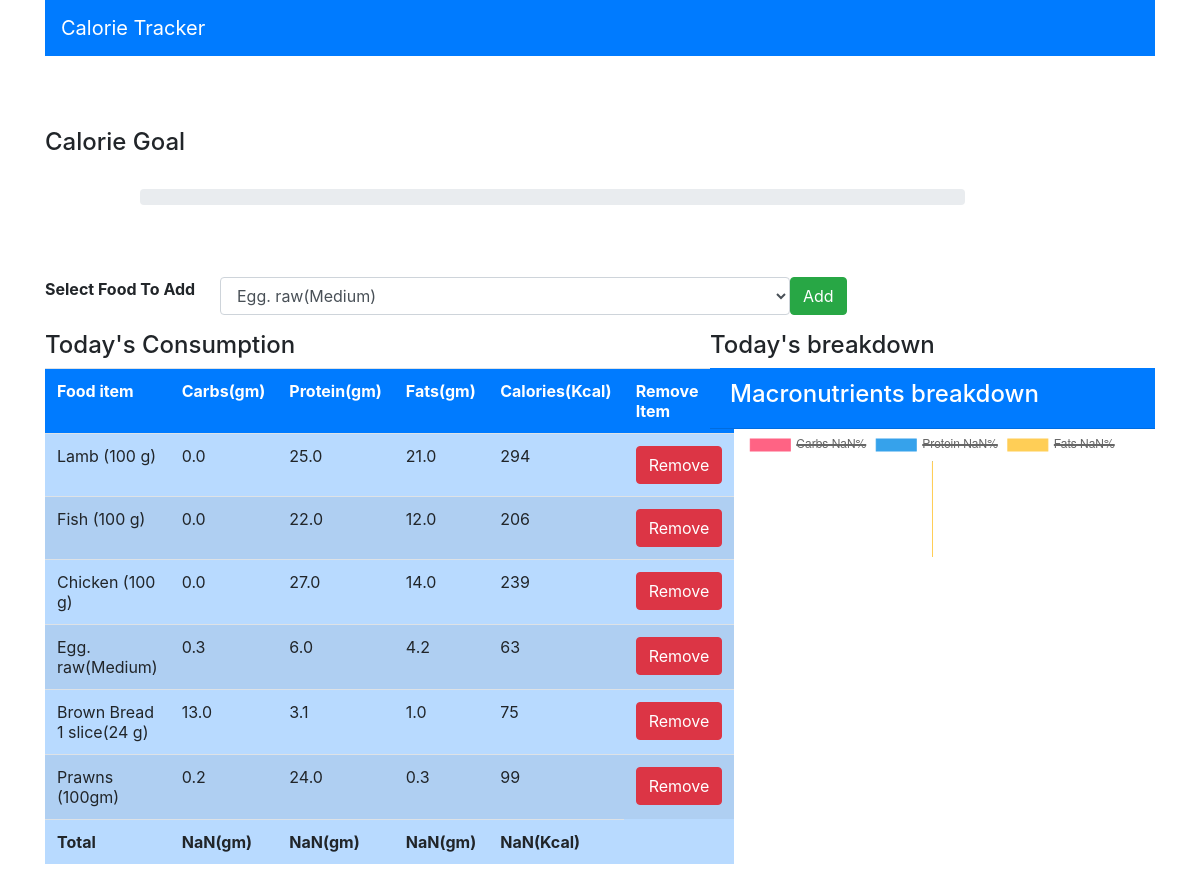
The app's page / (signed in) with its own data.
### food_calories/models.py (models this page shows, shortened)
class Consume(models.Model):
    user = models.ForeignKey(User,on_delete=models.CASCADE)
    food_consumed = models.ForeignKey(Food,on_delete=models.CASCADE)

class Food(models.Model):
    name = models.CharField(max_length=100)
    carbs = models.FloatField()
    protein = models.FloatField()
    fats = models.FloatField()
    calories = models.IntegerField()

### food_calories/views.py (the view)
# urls.py: path('',views.index,name="index"),
def index(request):
    if request.method == "POST":
        food_consumed = request.POST['food_consumed']
        consume = Food.objects.get(name=food_consumed)
        user = request.user
        consume = Consume(user=user,food_consumed=consume)
        consume.save()
        foods = Food.objects.all()
    else:
        foods = Food.objects.all()
    consumed_food = Consume.objects.filter(user=request.user)
    return render(request, 'calories/index.html',{'foods':foods,'consumed_food':consumed_food})

### food_calories/templates/calories/index.html (shortened to what this page needs)
<html>
    <head>
        <link rel="stylesheet" href="https://cdn.jsdelivr.net/npm/bootstrap@4.0.0/dist/css/bootstrap.min.css">
    </head>
    <body>
        <div class="container">
            <div class="row">
                <div class="col-md-12">
                    <nav class="navbar navbar-dark bg-primary">
                        <span class="navbar-brand">Calorie Tracker</span>
                    </nav>
                </div>
            </div>
            <br><br><br>
            <h4>Calorie Goal</h4>
            <br>
            <div class="row">
                <div class="col-md-9 offset-1">
                    <div class="progress">
                    </div>
                </div>
            </div>
            <br><br><br>
            <div class="row">
                <div class="col-md-12">
                    <form method="POST">
                        <div class="form-group row">
                        <label class="col-md-2">
                            <b>Select Food To Add</b>
                        </label>
                        <select class="col-md-6 form-control" name="food_consumed" id="food_consumed">
                            {% for food in foods %}
                            <option value="{{food.name}}">{{food.name}}</option>
                            {% endfor %}
                        </select>
                        <button class="btn btn-success" type="submit">Add</button>
                    </div>
                    </form>
                </div>
            </div>
            <div class="row">
                <div class="col-md-7">
                    <div>
                        <h4>Today's Consumption</h4>
                    </div>
                    <table id="table" class="table table-striped table-primary">
                        <tr class="bg-primary text-white">
                            <th>Food item</th>
                            <th>Carbs(gm)</th>
                            <th>Protein(gm)</th>
                            <th>Fats(gm)</th>
                            <th>Calories(Kcal)</th>
                            <th>Remove Item</th>
                        </tr>
                                {% for c in consumed_food %}
                                <tr>
                                    <td>{{c.food_consumed.name}}</td>
                                    <td>{{c.food_consumed.carbs}}</td>
                                    <td>{{c.food_consumed.protein}}</td>
                                    <td>{{c.food_consumed.fats}}</td>
                                    <td>{{c.food_consumed.calories}}</td>
                                    <td><a class="btn btn-danger" href="{% url 'delete' c.id %}">Remove</a></td>
                                </tr>
                                {% endfor %}
                                <tr>
                                    <td id="name"><b>Total</b></td>
                                    <td id="totalCarbs"><b></b></td>
                                    <td id="totalProtein"><b></b></td>
                                    <td id="totalFats"><b></b></td>
                                    <td id="totalCalories"><b></b></td>
                                </tr>
                    </table>
                </div>
                <div class="col-md-5">
                    <div class="">
                        <h4>Today's breakdown</h4>
                    </div>
                    <div class="card-header text-white bg-primary">
                        <h4>Macronutrients breakdown</h4>
                    </div>
                    <div class="col-md-12">
                        <canvas id="myChart" width="400" height="400"></canvas>
                    </div>
                </div>
            </div>
        </div>
    </body>
    <script>
        var table = document.getElementById("table");
        var carbs=0,protein=0,fats=0,calories=0;
        for(var i=1;i<table.rows.length-1;i++){
            console.log(table.rows[i].cells[1].innerHTML);
            carbs+= parseFloat(table.rows[i].cells[1].innerHTML);
            carbs = Math.round(carbs);
            protein+= parseFloat(table.rows[i].cells[2].innerHTML);
            protein = Math.round(protein);
            fats+= parseFloat(table.rows[i].cells[3].innerHTML);
            fats = Math.round(fats);
            calories+= parseFloat(table.rows[i].cells[4].innerHTML);
            calories = Math.round(calories);
        }
        console.log(protein);
        document.getElementById("totalCarbs").innerHTML = '<b>' + carbs +'(gm)</b>';
        document.getElementById("totalProtein").innerHTML = '<b>' + protein +'(gm)</b>';
        document.getElementById("totalFats").innerHTML = '<b>' + fats +'(gm)</b>';
        document.getElementById("totalCalories").innerHTML = '<b>' + calories +'(Kcal)</b>';
        var calPer = (calories/2000) *100;
        document.getElementsByClassName("progress-bar")[0].setAttribute("style","width:"+calPer+"%");
        var total = carbs+protein+fats;
        var carbsP = Math.round((carbs/total)*100);
        var proteinP = Math.round((protein/total)*100);
        var fatsP = Math.round((fats/total)*100);
        var ctx = document.getElementById('myChart').getContext('2d');
        var myChart = new Chart(ctx, {
            type: 'doughnut',
            data: {
                labels: ['Carbs '+carbsP+'%', 'Protein '+proteinP+'%', 'Fats '+fatsP+'%'],
                datasets: [{
                    label: '# of Votes',
                    data: [carbsP, proteinP, fatsP],
                    backgroundColor: [
                        'rgba(255, 99, 132, 1)',
                        'rgba(54, 162, 235, 1)',
                        'rgba(255, 206, 86, 1)',
                    ],
                    borderColor: [
                        'rgba(255, 99, 132, 1)',
                        'rgba(54, 162, 235, 1)',
                        'rgba(255, 206, 86, 1)',
                    ],
                    borderWidth: 1
                }]
            },
        });
    </script>
</html>

### records on screen
Consume: food_consumed.name "Lamb (100 g)", food_consumed.carbs "0.0", food_consumed.protein "25.0", food_consumed.fats "21.0", food_consumed.calories "294"
Consume: food_consumed.name "Fish (100 g)", food_consumed.carbs "0.0", food_consumed.protein "22.0", food_consumed.fats "12.0", food_consumed.calories "206"
Consume: food_consumed.name "Chicken (100 g)", food_consumed.carbs "0.0", food_consumed.protein "27.0", food_consumed.fats "14.0", food_consumed.calories "239"
Consume: food_consumed.name "Egg. raw(Medium)", food_consumed.carbs "0.3", food_consumed.protein "6.0", food_consumed.fats "4.2", food_consumed.calories "63"
Consume: food_consumed.name "Brown Bread 1 slice(24 g)", food_consumed.carbs "13.0", food_consumed.protein "3.1", food_consumed.fats "1.0", food_consumed.calories "75"
Consume: food_consumed.name "Prawns (100gm)", food_consumed.carbs "0.2", food_consumed.protein "24.0", food_consumed.fats "0.3", food_consumed.calories "99"

### other values on screen
form field food_consumed "Egg. raw(Medium)"
